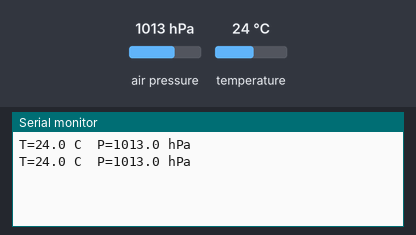
Simulated run of this sketch. Board: ESP32. Parts: the last lines printed to the serial monitor. Inputs (shaded band) come from the test bench; at power-on: air pressure 1013 hPa, temperature 24 °C.

Above: at 2.8 s.
2.9 s: air pressure set to 952 hPa
At 4.9 s:
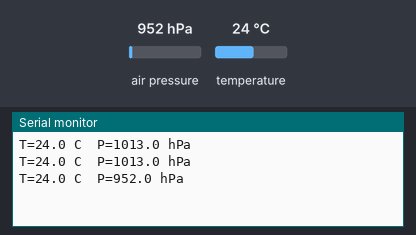
5.6 s: temperature set to 12 °C
At 6.5 s:
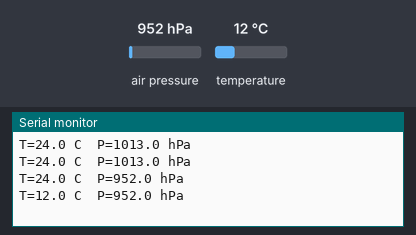
8.3 s: air pressure set to 975 hPa
At 11.0 s:
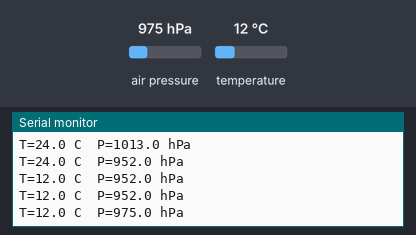
Timing chart, 0 to 12.5 s (numbered marks = the images above; inputs shaded):
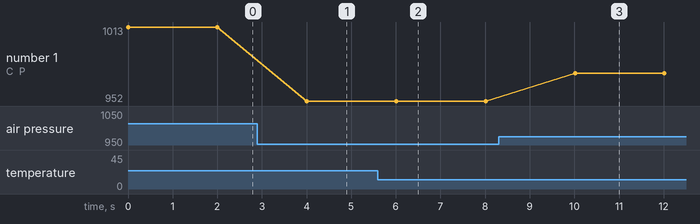

The sketch:

test_bmp280.ino
```cpp
#include <Wire.h>
#include <Adafruit_BMP280.h>
Adafruit_BMP280 bmp;

void setup() {
  Serial.begin(115200);
  Wire.begin(21, 22);
  if (!bmp.begin(0x76) && !bmp.begin(0x77)) {
    Serial.println("BMP280 introuvable : verifie le cablage");
    while (1) delay(10);
  }
}
void loop() {
  Serial.printf("T=%.1f C  P=%.1f hPa\n", bmp.readTemperature(), bmp.readPressure() / 100.0);
  delay(2000);
}
```

Measured:
- after the input at 2.9 s, the serial monitor: prints a new line after 1.1 s (image 1)
- after the input at 5.6 s, the serial monitor: prints a new line after 0.41 s (image 2)
- after the input at 8.3 s, the serial monitor: prints a new line after 1.7 s (image 3)
- plotted number 1: 1013 → 952 after the input at 2.9 s, 952 → 975 after the input at 8.3 s
